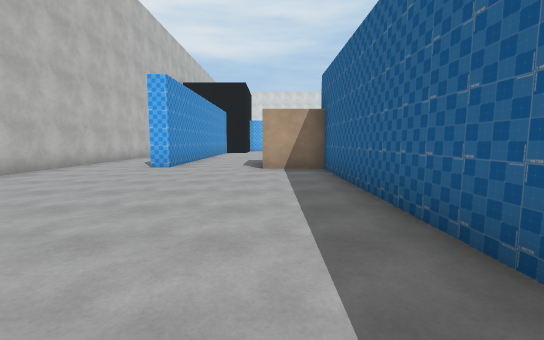
[1] (above)

24 first-person views from a walk through a scene from a Unity 3-D project. The camera is 1.5 m above the floor, tilts 6° down and sees 90° across. The floor is counted in squares, 2 m on a side. Each view is taken from the middle of a square. On the plan, view 1 faces up. The plan holds only what a view shows up to about 10 squares ahead; the rest is blank. The place goes on beyond the plan. The player character is not drawn. Some surface patterns are stand-ins.

[2]
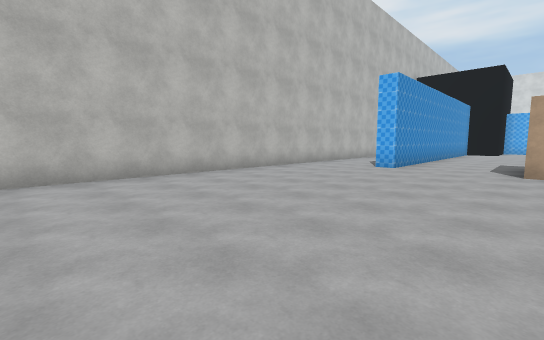

[3]
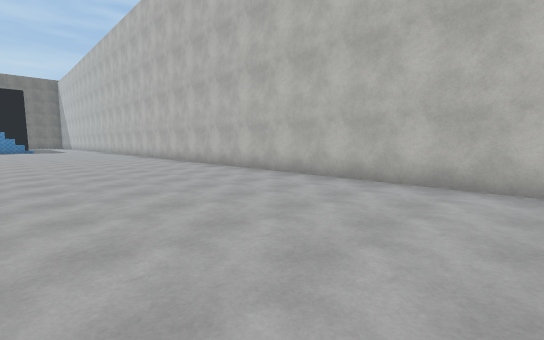

[4]
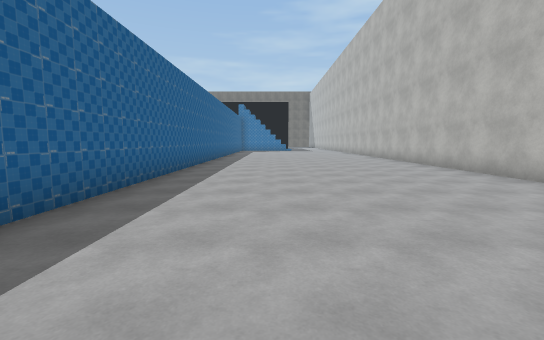

[5]
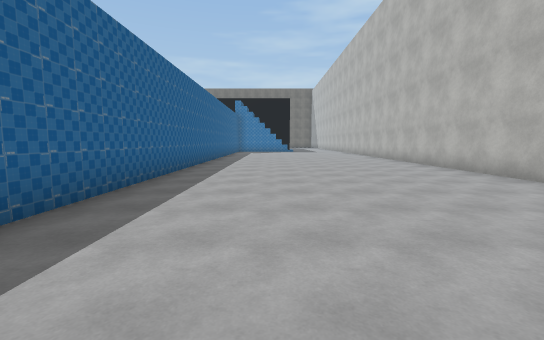

[6]
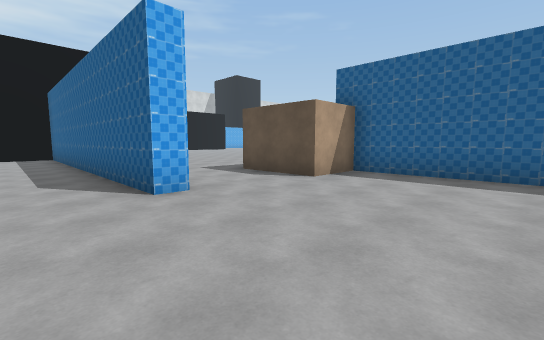

[7]
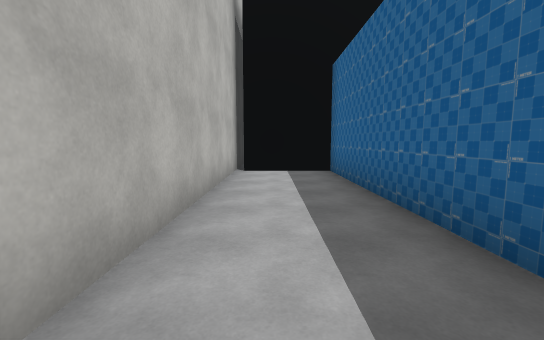

[8]
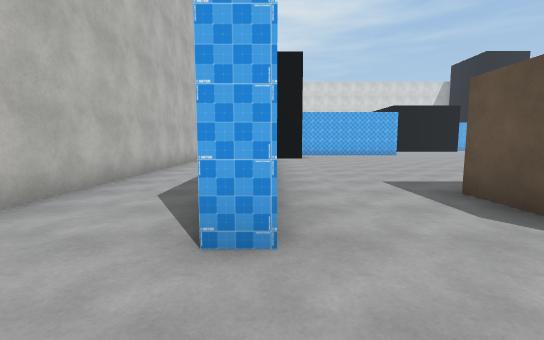

[9]
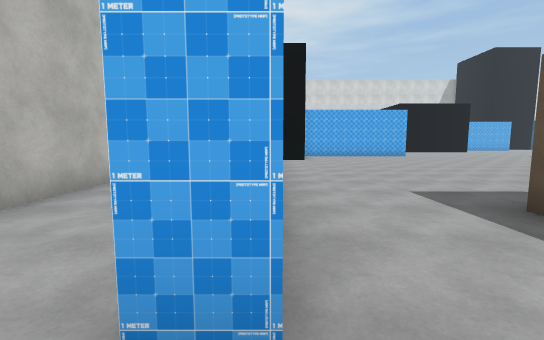

[10]
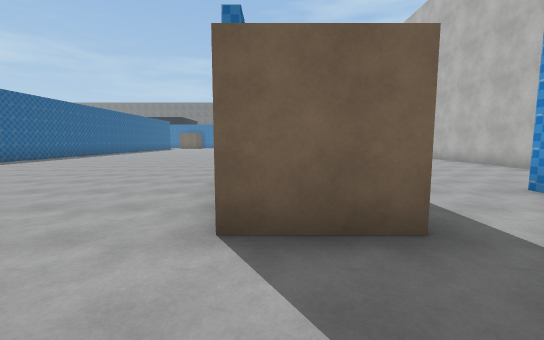

[11]
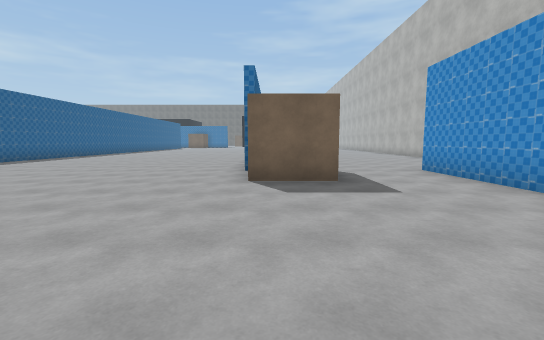

[12]
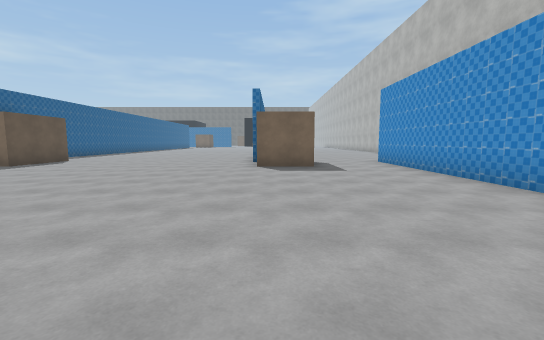

[13]
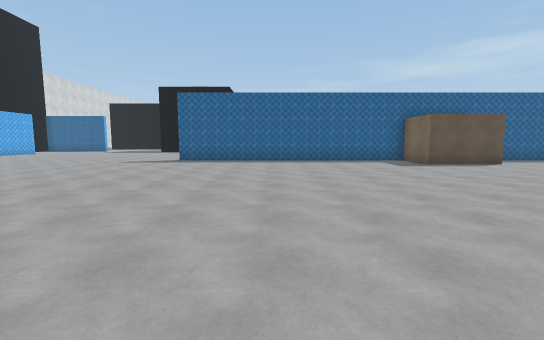

[14]
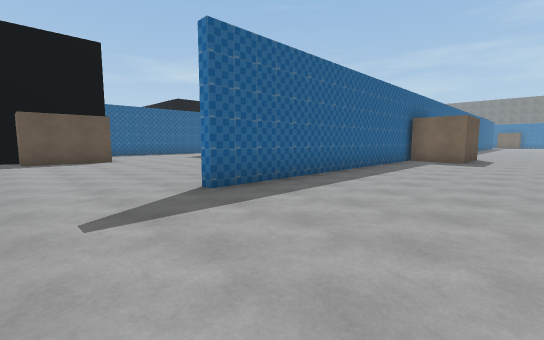

[15]
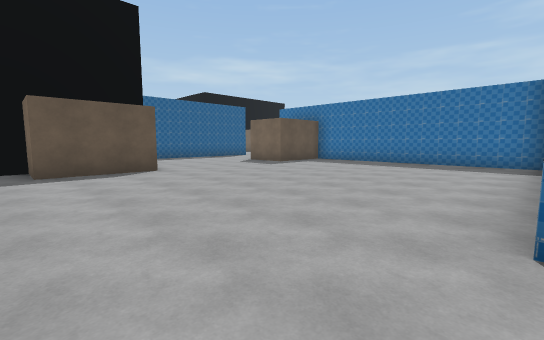

[16]
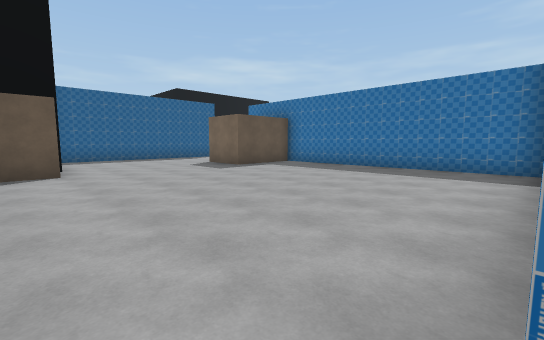

[17]
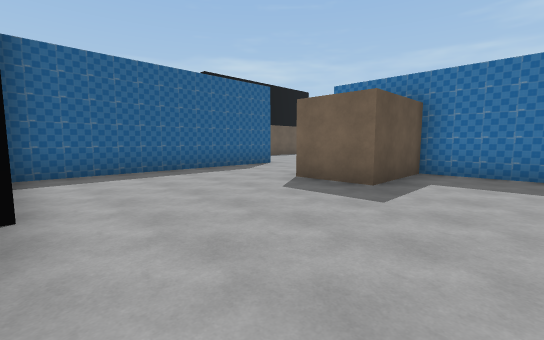

[18]
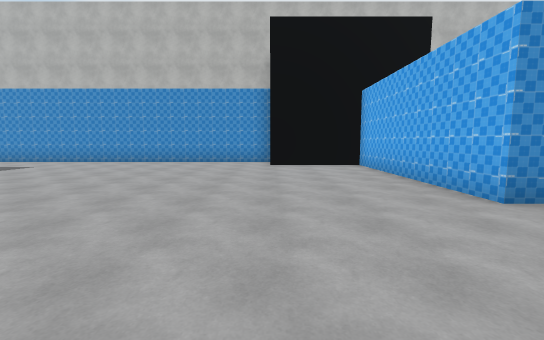

[19]
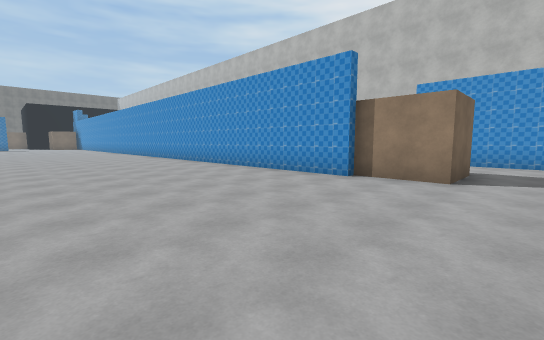

[20]
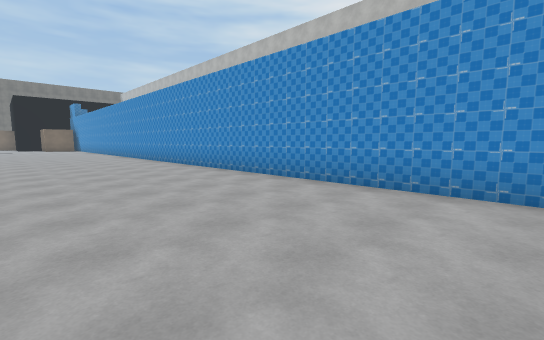

[21]
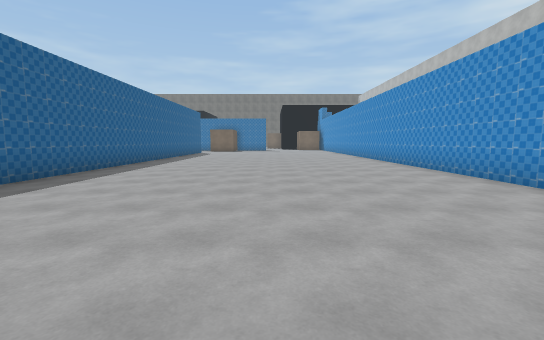

[22]
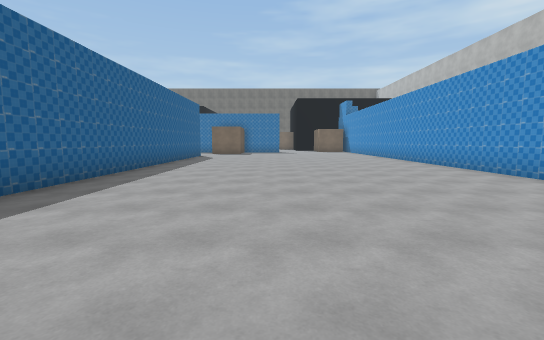

[23]
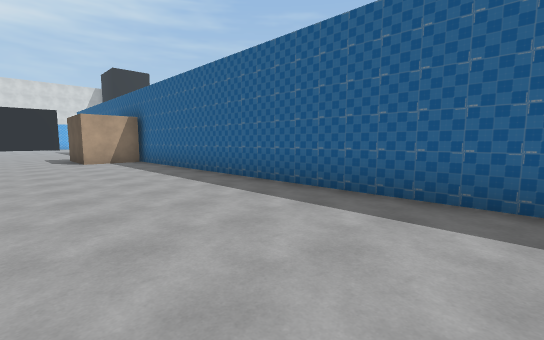

[24]
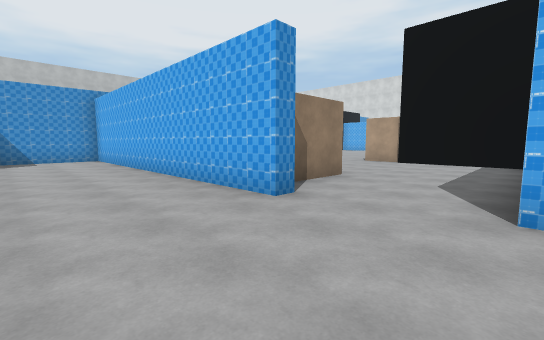

### Floor plan
Points are (right, up) in squares from view 1. A wall is a line through its corners. A room is listed if a view was taken in it or the views show most of it. See-through windows are left out.
Room 1 (views 1, 2, 3, 4, 5, 6, 7, 8, 9)
walls: (1.4, 1.2) (1.4, 7.5) (-0.3, 7.5); (-3, 7.8) (-3.5, 7.8) (-3.5, 17.9) (-5.8, 17.9); (1.4, -10) (1.4, -0.4); (-5.9, 20.1) (-5.9, -10.1)
ways out: opening at (-1.5, 8.5) to room 2
Room 2 (views 10, 11, 12, 13, 14, 15, 16, 17, 18, 19, 20, 21, 22, 23)
walls: (10.7, 10.5) (10.7, 18.8); (10.9, 11) (18, 11) (18, 13.5) (19.7, 13.5) (19.7, 11.8); (1.7, 8.1) (1.7, -10.1); (-0.3, 7.5) (-0.3, 9.9) (1.4, 9.9) (1.4, 8); (11, 18.8) (11, 17.5); (20.4, 11.1) (20.4, 10.7); (3.8, 21.4) (3.8, 20.8) (-1.7, 20.8) (-1.7, 17.9); (18, 18.1) (18, 20.6) (19.4, 20.6) (19.4, 21); (-3, 18) (-3, 7.8); (19.4, 18.2) (18.9, 18.2); (22.9, 11.1) (22.9, 17.9) (19.4, 17.9); (10.7, -10.1) (10.7, 7.5) (8.9, 7.5) (8.9, 9.9) (10.1, 9.9)
ways out: opening at (-1.5, 8.5) to room 1; opening at (21.5, 11.5) to room 3
Room 3 (view 24)
walls: (20.4, 10.7) (11.5, 10.7); (11, 10.2) (11, 8)
ways out: opening at (21.5, 11.5) to room 2

Positions as (right, up) in squares from view 1, and headings:
1: (0, 0), facing up
2: (0, 0), facing up-left
3: (-1, 3), facing down-left
4: (-1, 2), facing down
5: (-1, 0), facing down
6: (-5, 4), facing up-right
7: (-5, 11), facing up
8: (-3, 6), facing up
9: (-3, 7), facing up
10: (1, 12), facing down
11: (1, 15), facing down
12: (1, 18), facing down
13: (0, 15), facing right
14: (7, 21), facing down-right
15: (11, 21), facing down-right
16: (11, 19), facing down-right
17: (16, 18), facing down-right
18: (7, 18), facing left
19: (7, 11), facing down-left
20: (6, 6), facing down-left
21: (6, 4), facing down
22: (7, 0), facing down
23: (7, -3), facing up-right
24: (23, 8), facing up-left
